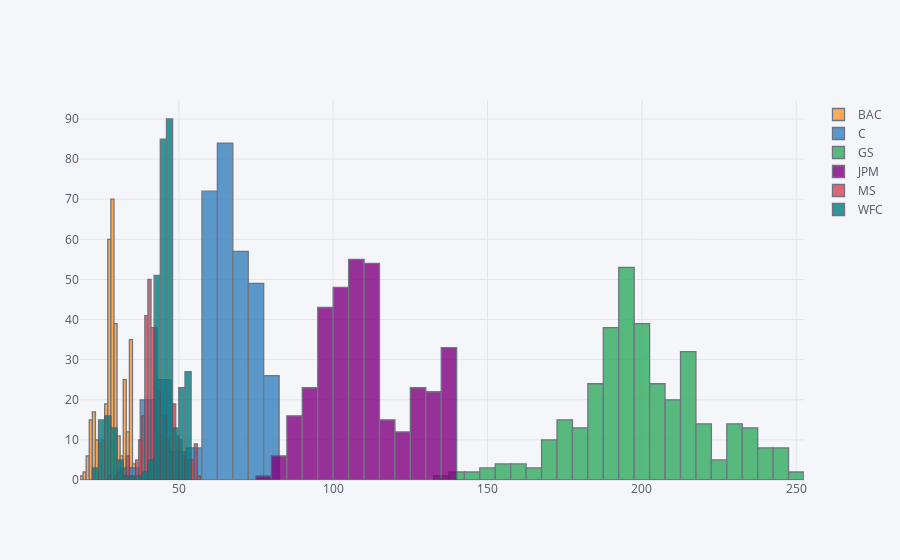

Source (notebook cell):
### Markdown cell above
### Who has lost the Race

### Code cell
d_2019_2020.iplot(kind='hist')

### Figure 1 — Plotly figure (JSON) as saved in the notebook; plotly's stock layout.template omitted (floating-point values rounded to 4 significant figures; data arrays with more than 128 entries replaced by an {"elided": "..."} marker saying what was removed)
{"data": [{"histfunc": "count", "histnorm": "", "marker": {"color": "rgba(255, 153, 51, 1.0)", "line": {"color": "#4D5663", "width": 1.3}}, "name": "BAC", "opacity": 0.8, "orientation": "v", "type": "histogram", "x": {"elided": "351 float values"}}, {"histfunc": "count", "histnorm": "", "marker": {"color": "rgba(55, 128, 191, 1.0)", "line": {"color": "#4D5663", "width": 1.3}}, "name": "C", "opacity": 0.8, "orientation": "v", "type": "histogram", "x": {"elided": "351 float values"}}, {"histfunc": "count", "histnorm": "", "marker": {"color": "rgba(50, 171, 96, 1.0)", "line": {"color": "#4D5663", "width": 1.3}}, "name": "GS", "opacity": 0.8, "orientation": "v", "type": "histogram", "x": {"elided": "351 float values"}}, {"histfunc": "count", "histnorm": "", "marker": {"color": "rgba(128, 0, 128, 1.0)", "line": {"color": "#4D5663", "width": 1.3}}, "name": "JPM", "opacity": 0.8, "orientation": "v", "type": "histogram", "x": {"elided": "351 float values"}}, {"histfunc": "count", "histnorm": "", "marker": {"color": "rgba(219, 64, 82, 1.0)", "line": {"color": "#4D5663", "width": 1.3}}, "name": "MS", "opacity": 0.8, "orientation": "v", "type": "histogram", "x": {"elided": "351 float values"}}, {"histfunc": "count", "histnorm": "", "marker": {"color": "rgba(0, 128, 128, 1.0)", "line": {"color": "#4D5663", "width": 1.3}}, "name": "WFC", "opacity": 0.8, "orientation": "v", "type": "histogram", "x": {"elided": "351 float values"}}], "layout": {"barmode": "overlay", "legend": {"bgcolor": "#F5F6F9", "font": {"color": "#4D5663"}}, "paper_bgcolor": "#F5F6F9", "plot_bgcolor": "#F5F6F9", "title": {"font": {"color": "#4D5663"}}, "xaxis": {"gridcolor": "#E1E5ED", "showgrid": true, "tickfont": {"color": "#4D5663"}, "title": {"font": {"color": "#4D5663"}, "text": ""}, "zerolinecolor": "#E1E5ED"}, "yaxis": {"gridcolor": "#E1E5ED", "showgrid": true, "tickfont": {"color": "#4D5663"}, "title": {"font": {"color": "#4D5663"}, "text": ""}, "zerolinecolor": "#E1E5ED"}}}
